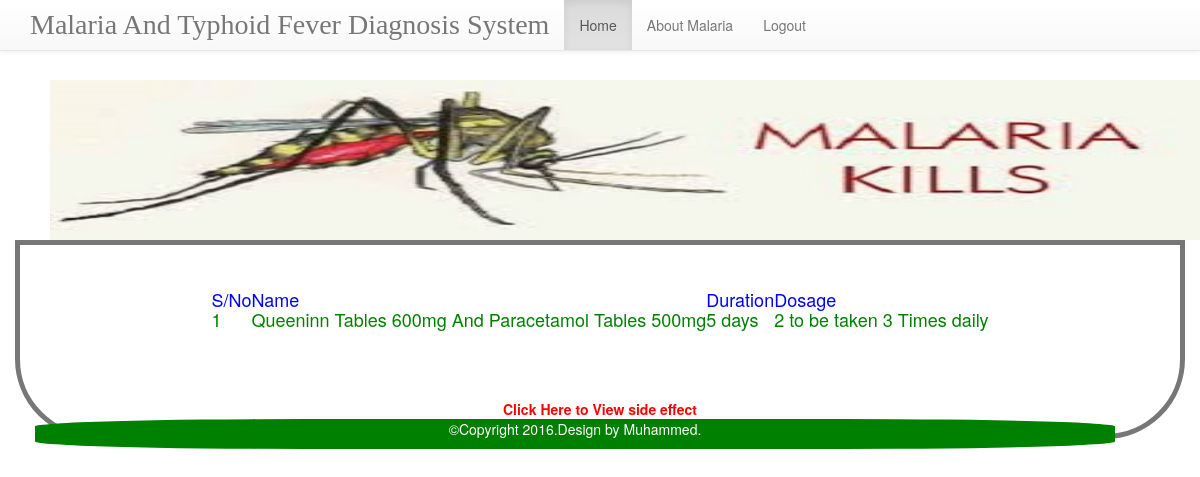
/drugs.php, run on the app's committed database.
### tables this page shows
CREATE TABLE IF NOT EXISTS `drugs` (
  `drugs_id` int(20) NOT NULL AUTO_INCREMENT,
  `Name` varchar(80) NOT NULL,
  `Duration` varchar(80) NOT NULL,
  `Dosage` varchar(80) NOT NULL,
  PRIMARY KEY (`drugs_id`)
);

### drugs.php (the view, shortened to what this page needs)
<?php
	include('includes/header.php');
	$conn = mysqli_connect("localhost","root","");
 ?>
<?php
					$select = mysqli_query($conn,"SELECT * FROM drugs WHERE drugs_id='02' ORDER BY drugs_id");
					if($select){
						if(mysqli_num_rows($select) > 0)
						{
							echo'<h4> <table align="center" cellspacing = "4" cellpadding = "4" style="border-collapse:collapse;border-color:green;color:green;">
							<thead>
								<tr>
									<td align="left" style="color:blue;">S/No</td>
									<td align="left" style="color:blue";>Name</td><br>
									<td align="left" style="color:blue";>Duration</td>
									<td align="left" style="color:blue";>Dosage</td>
								</tr>
								</thead>';
							$i=1;
							while($row = mysqli_fetch_array($select))
							{
							echo' <tbody><tr>
									<td align="left">'.$i.' </td>
									<td align="left">'.$row['Name'].' </td>
									<td align="left">'.$row['Duration'].' </td>
									<td align="left">'.$row['Dosage'].'</td>
								</tr>';
							$i++;
							}
							echo"</table></h4>";
						}
						else{
							echo "SORRY NO record to dispay!!!";
						}
					}
					else{
						echo mysqli_error($conn);
					}
				?>
				<center><a href="side.php" style="color:red";><strong> Click Here to View side effect</strong></a></center>
<?php
	include('includes/footer.php');
	?>

### css/style1.css (style rules this page uses)
a { text-decoration:none; color:black; }
body { line-height: 1.6em; font-family: Times New Roman; background: #e8e8e8; color:black; background: url(images/bbg.jpg); background-repeat:repeat-x }

### data on the page
drugs: Name "Queeninn Tables 600mg And Paracetamol Tables 500mg", Duration "5 days", Dosage "2 to be taken 3 Times daily"
